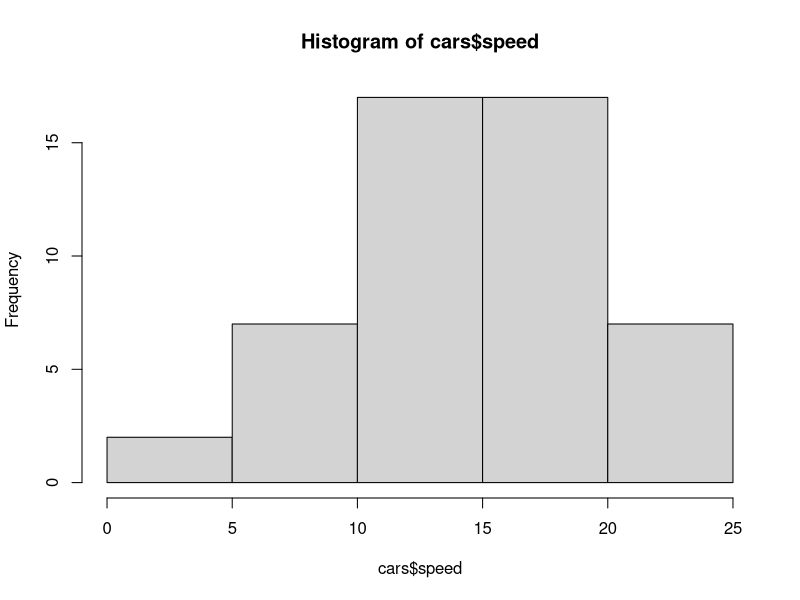
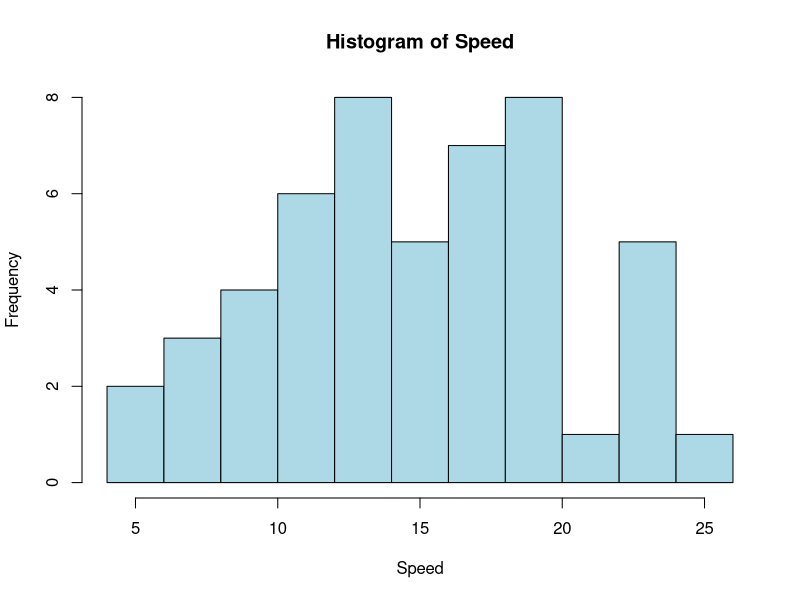
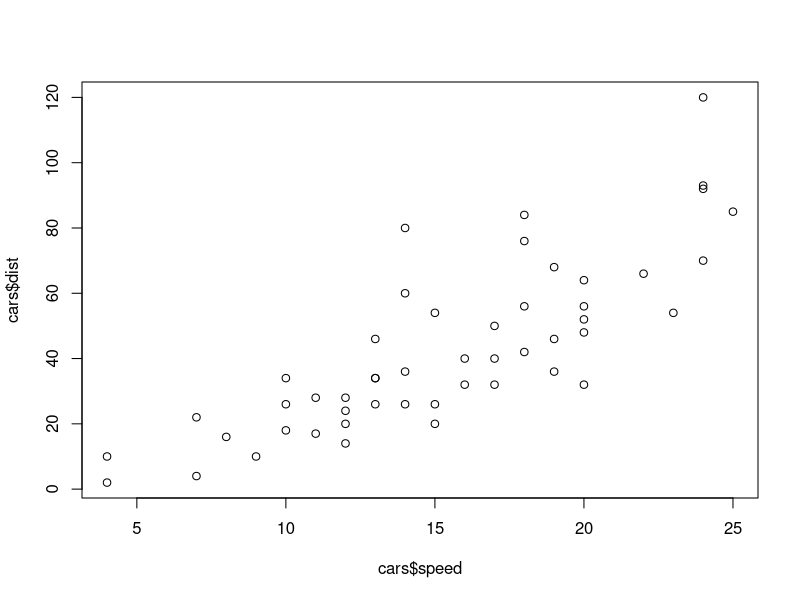
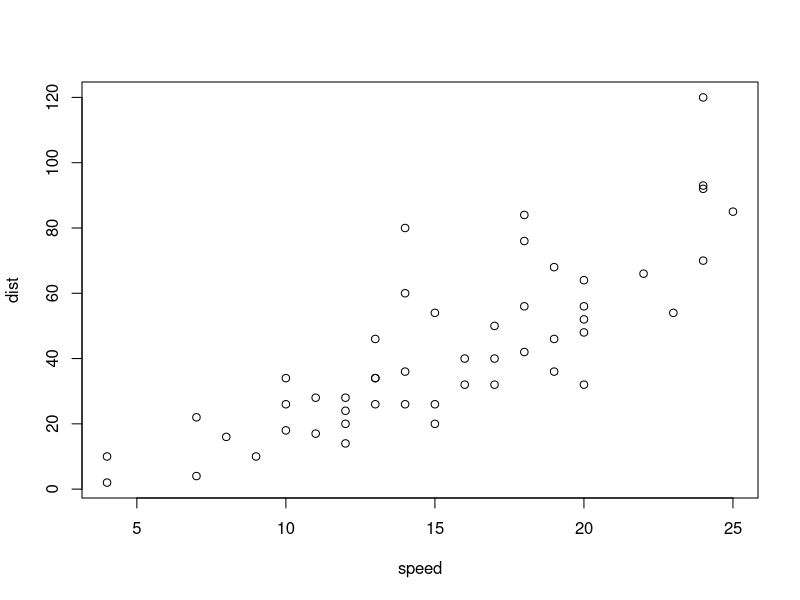
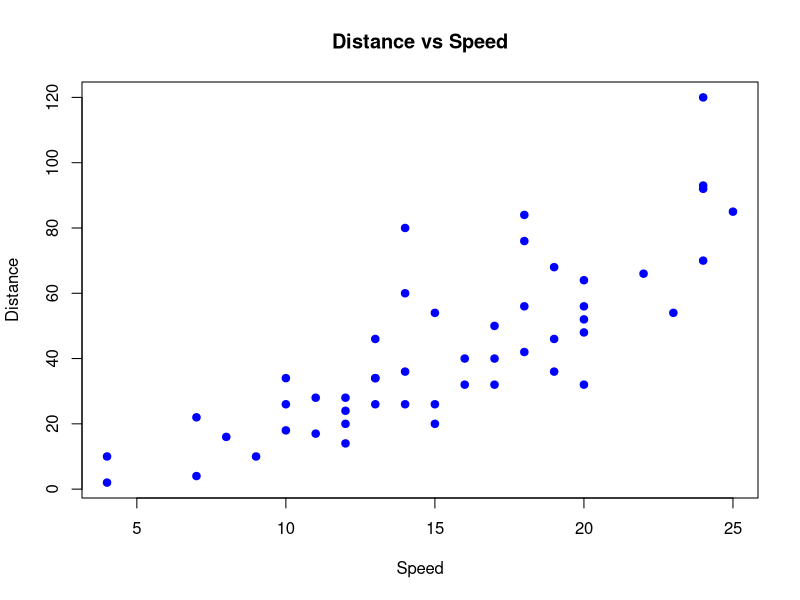
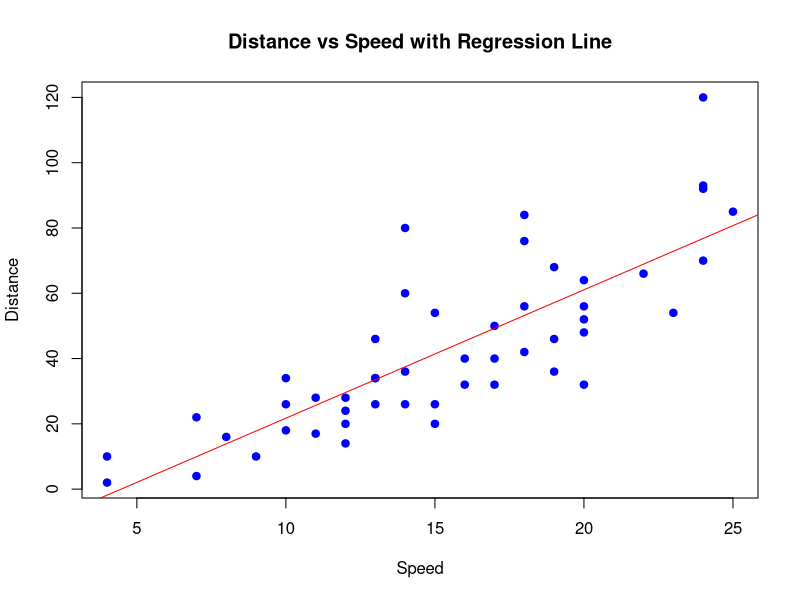

R code for these plots, in order:
## ---- chunk 1
head(cars)
tail(cars)
## ---- chunk 2
nrow(cars)
ncol(cars)
## ---- chunk 3
str(cars)
## ---- chunk 4
summary(cars)
## ---- chunk 5
mean(cars$speed)
mean(cars$dist)
## ---- chunk 6
sum(cars$speed) / nrow(cars)
## ---- chunk 7
var(cars$speed)
var(cars$dist)
## ---- chunk 8
sum((cars$speed-mean(cars$speed))^2)/(nrow(cars)-1)
mean(cars$speed^2) - mean(cars$speed)^2
(nrow(cars)-1)/nrow(cars)*var(cars$speed)
## ---- chunk 9
sd(cars$speed)
sd(cars$dist)
## ---- chunk 10
sqrt(var(cars$speed))
## ---- chunk 11
cov(cars$speed, cars$dist)
## ---- chunk 12
sum((cars$speed-mean(cars$speed))*(cars$dist-mean(cars$dist)))/(nrow(cars)-1)
mean(cars$speed*cars$dist)-mean(cars$speed)*mean(cars$dist)
cov(cars$speed,cars$dist)*(nrow(cars)-1)/nrow(cars)
## ---- chunk 13
cor(cars$speed, cars$dist)
## ---- chunk 14
cov(cars$speed,cars$dist)/(sd(cars$speed)*sd(cars$dist))
zx<- (cars$speed-mean(cars$speed))/sd(cars$speed)
zy<- (cars$dist-mean(cars$dist))/sd(cars$dist)
cov(zx,zy)
## ---- chunk 15
hist(cars$speed)
## ---- chunk 16
hist(cars$speed, breaks = 10, col = "lightblue", main = "Histogram of Speed", xlab = "Speed")
## ---- chunk 17
plot(cars$speed, cars$dist)
## ---- chunk 18
plot(dist~speed, data = cars)
## ---- chunk 19
plot(dist~speed, data = cars, main = "Distance vs Speed", xlab = "Speed", ylab = "Distance", pch = 19, col = "blue")
## ---- chunk 20
model <- lm(dist ~ speed, data = cars)
summary(model)
## ---- chunk 21
cov(cars$speed, cars$dist) / var(cars$speed)
## ---- chunk 22
summary(model)$r.squared
1 - sum(residuals(model)^2) / sum((cars$dist - mean(cars$dist))^2)
## ---- chunk 23
plot(dist ~ speed, data = cars, main = "Distance vs Speed with Regression Line", xlab = "Speed", ylab = "Distance", pch = 19, col = "blue")
abline(model, col = "red")
